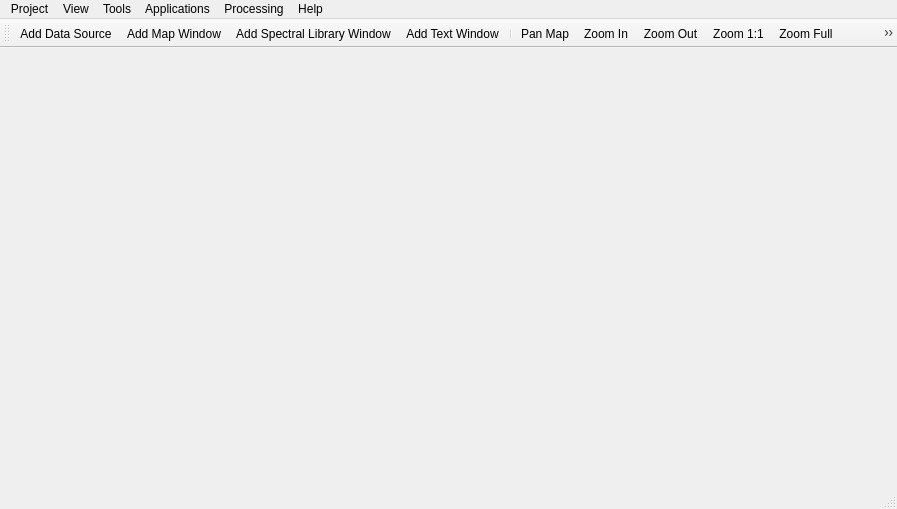
<?xml version="1.0" encoding="UTF-8"?>
<ui version="4.0">
 <class>MainWindow</class>
 <widget class="QMainWindow" name="MainWindow">
  <property name="geometry">
   <rect>
    <x>0</x>
    <y>0</y>
    <width>897</width>
    <height>509</height>
   </rect>
  </property>
  <property name="windowTitle">
   <string>EnMAP-Box</string>
  </property>
  <property name="windowIcon">
   <iconset resource="../../resources.qrc">
    <normaloff>:/enmapbox/gui/ui/icons/enmapbox.svg</normaloff>:/enmapbox/gui/ui/icons/enmapbox.svg</iconset>
  </property>
  <property name="dockOptions">
   <set>QMainWindow::AllowNestedDocks|QMainWindow::AllowTabbedDocks|QMainWindow::AnimatedDocks|QMainWindow::VerticalTabs</set>
  </property>
  <property name="unifiedTitleAndToolBarOnMac">
   <bool>true</bool>
  </property>
  <widget class="QWidget" name="centralwidget">
   <property name="acceptDrops">
    <bool>true</bool>
   </property>
   <property name="styleSheet">
    <string notr="true"/>
   </property>
   <layout class="QHBoxLayout" name="horizontalLayout">
    <property name="spacing">
     <number>2</number>
    </property>
    <property name="leftMargin">
     <number>2</number>
    </property>
    <property name="topMargin">
     <number>2</number>
    </property>
    <property name="rightMargin">
     <number>2</number>
    </property>
    <property name="bottomMargin">
     <number>2</number>
    </property>
    <item>
     <widget class="CentralFrame" name="centralFrame">
      <property name="acceptDrops">
       <bool>true</bool>
      </property>
      <property name="frameShape">
       <enum>QFrame::NoFrame</enum>
      </property>
      <property name="frameShadow">
       <enum>QFrame::Raised</enum>
      </property>
      <layout class="QVBoxLayout" name="verticalLayout">
       <property name="spacing">
        <number>2</number>
       </property>
       <property name="leftMargin">
        <number>0</number>
       </property>
       <property name="topMargin">
        <number>0</number>
       </property>
       <property name="rightMargin">
        <number>0</number>
       </property>
       <property name="bottomMargin">
        <number>0</number>
       </property>
       <item>
        <widget class="QgsMessageBar" name="messageBar">
         <property name="frameShape">
          <enum>QFrame::StyledPanel</enum>
         </property>
         <property name="frameShadow">
          <enum>QFrame::Raised</enum>
         </property>
        </widget>
       </item>
       <item>
        <widget class="DockArea" name="dockArea" native="true">
         <property name="sizePolicy">
          <sizepolicy hsizetype="Expanding" vsizetype="Expanding">
           <horstretch>0</horstretch>
           <verstretch>0</verstretch>
          </sizepolicy>
         </property>
        </widget>
       </item>
      </layout>
     </widget>
    </item>
   </layout>
  </widget>
  <widget class="QMenuBar" name="menubar">
   <property name="geometry">
    <rect>
     <x>0</x>
     <y>0</y>
     <width>897</width>
     <height>21</height>
    </rect>
   </property>
   <widget class="QMenu" name="menuAbout">
    <property name="title">
     <string>Help</string>
    </property>
    <addaction name="actionAbout"/>
    <addaction name="actionOpenOnlineDocumentation"/>
    <addaction name="actionOpenIssueReportPage"/>
    <addaction name="actionOpenProjectPage"/>
   </widget>
   <widget class="QMenu" name="menuFile">
    <property name="title">
     <string>Project</string>
    </property>
    <addaction name="actionAddDataSource"/>
    <addaction name="actionLoadExampleData"/>
    <addaction name="separator"/>
    <addaction name="actionProjectSettings"/>
    <addaction name="actionSaveProject"/>
    <addaction name="actionSaveProjectAs"/>
    <addaction name="separator"/>
    <addaction name="actionExit"/>
   </widget>
   <widget class="QMenu" name="menuView">
    <property name="title">
     <string>View</string>
    </property>
    <widget class="QMenu" name="menuPanels">
     <property name="title">
      <string>Panels</string>
     </property>
    </widget>
    <addaction name="actionPan"/>
    <addaction name="actionZoomIn"/>
    <addaction name="actionZoomOut"/>
    <addaction name="separator"/>
    <addaction name="actionZoomFullExtent"/>
    <addaction name="actionZoomPixelScale"/>
    <addaction name="separator"/>
    <addaction name="actionIdentify"/>
    <addaction name="actionMapLinking"/>
    <addaction name="separator"/>
    <addaction name="actionAddMapView"/>
    <addaction name="actionAddSpeclibView"/>
    <addaction name="actionAddTextView"/>
    <addaction name="actionAddMimeView"/>
    <addaction name="separator"/>
    <addaction name="menuPanels"/>
   </widget>
   <widget class="QMenu" name="menuTools">
    <property name="title">
     <string>Tools</string>
    </property>
   </widget>
   <widget class="QMenu" name="menuApplications">
    <property name="title">
     <string>Applications</string>
    </property>
   </widget>
   <widget class="QMenu" name="menuProcessing">
    <property name="title">
     <string>Processing</string>
    </property>
   </widget>
   <addaction name="menuFile"/>
   <addaction name="menuView"/>
   <addaction name="menuTools"/>
   <addaction name="menuApplications"/>
   <addaction name="menuProcessing"/>
   <addaction name="menuAbout"/>
  </widget>
  <widget class="QStatusBar" name="statusbar"/>
  <widget class="QToolBar" name="toolBar">
   <property name="windowTitle">
    <string>toolBar</string>
   </property>
   <property name="iconSize">
    <size>
     <width>28</width>
     <height>28</height>
    </size>
   </property>
   <property name="toolButtonStyle">
    <enum>Qt::ToolButtonIconOnly</enum>
   </property>
   <attribute name="toolBarArea">
    <enum>TopToolBarArea</enum>
   </attribute>
   <attribute name="toolBarBreak">
    <bool>false</bool>
   </attribute>
   <addaction name="actionAddDataSource"/>
   <addaction name="actionAddMapView"/>
   <addaction name="actionAddSpeclibView"/>
   <addaction name="actionAddTextView"/>
   <addaction name="separator"/>
   <addaction name="actionPan"/>
   <addaction name="actionZoomIn"/>
   <addaction name="actionZoomOut"/>
   <addaction name="actionZoomPixelScale"/>
   <addaction name="actionZoomFullExtent"/>
   <addaction name="actionIdentify"/>
   <addaction name="separator"/>
   <addaction name="optionIdentifyCursorLocation"/>
   <addaction name="optionIdentifyProfile"/>
   <addaction name="optionMoveCenter"/>
   <addaction name="separator"/>
  </widget>
  <action name="actionAddMapView">
   <property name="icon">
    <iconset resource="../../resources.qrc">
     <normaloff>:/enmapbox/gui/ui/icons/viewlist_mapdock.svg</normaloff>:/enmapbox/gui/ui/icons/viewlist_mapdock.svg</iconset>
   </property>
   <property name="text">
    <string>Add Map Window</string>
   </property>
   <property name="toolTip">
    <string>Open a map window</string>
   </property>
  </action>
  <action name="actionAddTextView">
   <property name="icon">
    <iconset resource="../../resources.qrc">
     <normaloff>:/enmapbox/gui/ui/icons/viewlist_textview.svg</normaloff>:/enmapbox/gui/ui/icons/viewlist_textview.svg</iconset>
   </property>
   <property name="text">
    <string>Add Text Window</string>
   </property>
   <property name="toolTip">
    <string>Open a text window</string>
   </property>
  </action>
  <action name="actionAddSpeclibView">
   <property name="icon">
    <iconset resource="../../resources.qrc">
     <normaloff>:/enmapbox/gui/ui/icons/viewlist_spectrumdock.svg</normaloff>:/enmapbox/gui/ui/icons/viewlist_spectrumdock.svg</iconset>
   </property>
   <property name="text">
    <string>Add Spectral Library Window</string>
   </property>
   <property name="toolTip">
    <string>Open a spectral library window</string>
   </property>
  </action>
  <action name="actionZoomIn">
   <property name="checkable">
    <bool>true</bool>
   </property>
   <property name="icon">
    <iconset resource="../../../../../QGIS/images/images.qrc">
     <normaloff>:/images/themes/default/mActionZoomIn.svg</normaloff>:/images/themes/default/mActionZoomIn.svg</iconset>
   </property>
   <property name="text">
    <string>Zoom In</string>
   </property>
   <property name="toolTip">
    <string>Zoom in</string>
   </property>
  </action>
  <action name="actionZoomOut">
   <property name="checkable">
    <bool>true</bool>
   </property>
   <property name="icon">
    <iconset resource="../../resources.qrc">
     <normaloff>:/enmapbox/gui/ui/icons/mActionZoomOut.svg</normaloff>:/enmapbox/gui/ui/icons/mActionZoomOut.svg</iconset>
   </property>
   <property name="text">
    <string>Zoom Out</string>
   </property>
   <property name="toolTip">
    <string>Zoom out</string>
   </property>
  </action>
  <action name="actionPan">
   <property name="checkable">
    <bool>true</bool>
   </property>
   <property name="icon">
    <iconset resource="../../resources.qrc">
     <normaloff>:/enmapbox/gui/ui/icons/mActionPan.svg</normaloff>:/enmapbox/gui/ui/icons/mActionPan.svg</iconset>
   </property>
   <property name="text">
    <string>Pan Map</string>
   </property>
  </action>
  <action name="actionIdentify">
   <property name="checkable">
    <bool>true</bool>
   </property>
   <property name="icon">
    <iconset resource="../../../site-packages/qps/qpsresources.qrc">
     <normaloff>:/qps/ui/icons/select_location.svg</normaloff>
     <normalon>:/enmapbox/icons/mActionIdentify.svg</normalon>:/qps/ui/icons/select_location.svg</iconset>
   </property>
   <property name="text">
    <string>Identify Pixels and Features</string>
   </property>
   <property name="toolTip">
    <string>identify</string>
   </property>
  </action>
  <action name="actionAddDataSource">
   <property name="icon">
    <iconset resource="../../resources.qrc">
     <normaloff>:/enmapbox/gui/ui/icons/add_datasource.svg</normaloff>:/enmapbox/gui/ui/icons/add_datasource.svg</iconset>
   </property>
   <property name="text">
    <string>Add Data Source</string>
   </property>
   <property name="toolTip">
    <string>Adds data sources, e.g. raster or vector files</string>
   </property>
  </action>
  <action name="actionZoomFullExtent">
   <property name="checkable">
    <bool>true</bool>
   </property>
   <property name="icon">
    <iconset resource="../../../../../QGIS/images/images.qrc">
     <normaloff>:/images/themes/default/mActionZoomFullExtent.svg</normaloff>:/images/themes/default/mActionZoomFullExtent.svg</iconset>
   </property>
   <property name="text">
    <string>Zoom Full</string>
   </property>
   <property name="toolTip">
    <string>Zoom to full extent</string>
   </property>
  </action>
  <action name="actionAddMimeView">
   <property name="icon">
    <iconset resource="../../resources.qrc">
     <normaloff>:/enmapbox/gui/ui/icons/viewlist_dock.svg</normaloff>:/enmapbox/gui/ui/icons/viewlist_dock.svg</iconset>
   </property>
   <property name="text">
    <string>Add MimeData Viewer (experimental)</string>
   </property>
  </action>
  <action name="actionZoomPixelScale">
   <property name="checkable">
    <bool>true</bool>
   </property>
   <property name="icon">
    <iconset resource="../../../../../QGIS/images/images.qrc">
     <normaloff>:/images/themes/default/mActionZoomActual.svg</normaloff>:/images/themes/default/mActionZoomActual.svg</iconset>
   </property>
   <property name="text">
    <string>Zoom 1:1</string>
   </property>
   <property name="toolTip">
    <string>Zoom to native resolution</string>
   </property>
  </action>
  <action name="actionAbout">
   <property name="icon">
    <iconset resource="../../resources.qrc">
     <normaloff>:/enmapbox/gui/ui/icons/metadata.svg</normaloff>:/enmapbox/gui/ui/icons/metadata.svg</iconset>
   </property>
   <property name="text">
    <string>About</string>
   </property>
  </action>
  <action name="optionIdentifyCursorLocation">
   <property name="checkable">
    <bool>true</bool>
   </property>
   <property name="checked">
    <bool>true</bool>
   </property>
   <property name="icon">
    <iconset resource="../../../../../QGIS/images/images.qrc">
     <normaloff>:/images/themes/default/mActionPropertiesWidget.svg</normaloff>:/images/themes/default/mActionPropertiesWidget.svg</iconset>
   </property>
   <property name="text">
    <string>CLV</string>
   </property>
   <property name="toolTip">
    <string>Identify cursor location values</string>
   </property>
  </action>
  <action name="actionProjectSettings">
   <property name="icon">
    <iconset resource="../../../../../QGIS/images/images.qrc">
     <normaloff>:/images/themes/default/propertyicons/settings.svg</normaloff>:/images/themes/default/propertyicons/settings.svg</iconset>
   </property>
   <property name="text">
    <string>Project Settings</string>
   </property>
   <property name="toolTip">
    <string>Show project settings</string>
   </property>
  </action>
  <action name="actionExit">
   <property name="icon">
    <iconset resource="../../../../../QGIS/images/images.qrc">
     <normaloff>:/images/themes/default/mIconClose.svg</normaloff>:/images/themes/default/mIconClose.svg</iconset>
   </property>
   <property name="text">
    <string>Exit EnMAP-Box</string>
   </property>
  </action>
  <action name="actionPanToSelected">
   <property name="icon">
    <iconset resource="../../../../../QGIS/images/images.qrc">
     <normaloff>:/images/themes/default/mActionPan.svg</normaloff>:/images/themes/default/mActionPan.svg</iconset>
   </property>
   <property name="text">
    <string>PanToSelected</string>
   </property>
  </action>
  <action name="actionPasteLayerStyle">
   <property name="icon">
    <iconset resource="../../resources.qrc">
     <normaloff>:/enmapbox/gui/ui/icons/mActionEditPaste.svg</normaloff>:/enmapbox/gui/ui/icons/mActionEditPaste.svg</iconset>
   </property>
   <property name="text">
    <string>Paste Laye rStyle</string>
   </property>
  </action>
  <action name="actionProjectProperties">
   <property name="icon">
    <iconset resource="../../resources.qrc">
     <normaloff>:/enmapbox/gui/ui/icons/settings.svg</normaloff>:/enmapbox/gui/ui/icons/settings.svg</iconset>
   </property>
   <property name="text">
    <string>Project Properties</string>
   </property>
   <property name="toolTip">
    <string>Project Properties</string>
   </property>
  </action>
  <action name="actionQgisHomePage">
   <property name="icon">
    <iconset resource="../../resources.qrc">
     <normaloff>:/enmapbox/gui/ui/icons/qgis_icon.svg</normaloff>:/enmapbox/gui/ui/icons/qgis_icon.svg</iconset>
   </property>
   <property name="text">
    <string>QgisHomePage</string>
   </property>
  </action>
  <action name="actionEnMAPBoxHomePage">
   <property name="icon">
    <iconset resource="../../resources.qrc">
     <normaloff>:/enmapbox/gui/ui/icons/enmapbox.svg</normaloff>:/enmapbox/gui/ui/icons/enmapbox.svg</iconset>
   </property>
   <property name="text">
    <string>EnMAP-Box Home Page</string>
   </property>
  </action>
  <action name="actionSaveProject">
   <property name="icon">
    <iconset resource="../../resources.qrc">
     <normaloff>:/enmapbox/gui/ui/icons/mActionFileSave.svg</normaloff>:/enmapbox/gui/ui/icons/mActionFileSave.svg</iconset>
   </property>
   <property name="text">
    <string>Save Project</string>
   </property>
  </action>
  <action name="actionAddWebView">
   <property name="icon">
    <iconset resource="../../resources.qrc">
     <normaloff>:/enmapbox/gui/ui/icons/viewlist_dock.svg</normaloff>:/enmapbox/gui/ui/icons/viewlist_dock.svg</iconset>
   </property>
   <property name="text">
    <string>Add Web View</string>
   </property>
   <property name="toolTip">
    <string>Opens WebViewDock to show HTML pages</string>
   </property>
  </action>
  <action name="optionMoveCenter">
   <property name="checkable">
    <bool>true</bool>
   </property>
   <property name="icon">
    <iconset resource="../../../site-packages/qps/qpsresources.qrc">
     <normaloff>:/qps/ui/icons/pan_center.svg</normaloff>:/qps/ui/icons/pan_center.svg</iconset>
   </property>
   <property name="text">
    <string>Move to Point</string>
   </property>
   <property name="toolTip">
    <string>Center map on clicked locations</string>
   </property>
  </action>
  <action name="actionLoadExampleData">
   <property name="text">
    <string>Load Example Data</string>
   </property>
  </action>
  <action name="actionSaveProjectAs">
   <property name="icon">
    <iconset resource="../../../../../QGIS/images/images.qrc">
     <normaloff>:/images/themes/default/mActionFileSaveAs.svg</normaloff>:/images/themes/default/mActionFileSaveAs.svg</iconset>
   </property>
   <property name="text">
    <string>Save Projects as</string>
   </property>
   <property name="toolTip">
    <string>Save the project to a new file</string>
   </property>
  </action>
  <action name="actionOpenIssueReportPage">
   <property name="text">
    <string>Report Issues</string>
   </property>
   <property name="toolTip">
    <string>Report an issue to the EnMAP-Box project (feature requests, bugs, ...)</string>
   </property>
  </action>
  <action name="actionOpenProjectPage">
   <property name="text">
    <string>Project Repository</string>
   </property>
  </action>
  <action name="actionMapLinking">
   <property name="icon">
    <iconset resource="../../resources.qrc">
     <normaloff>:/enmapbox/gui/ui/icons/link_basic.svg</normaloff>:/enmapbox/gui/ui/icons/link_basic.svg</iconset>
   </property>
   <property name="text">
    <string>Set map linking</string>
   </property>
   <property name="toolTip">
    <string>Opens a dialog to specify the linking between different maps</string>
   </property>
  </action>
  <action name="actionOpenOnlineDocumentation">
   <property name="text">
    <string>Online Documentation</string>
   </property>
  </action>
  <action name="optionIdentifyProfile">
   <property name="checkable">
    <bool>true</bool>
   </property>
   <property name="icon">
    <iconset resource="../../../site-packages/qps/qpsresources.qrc">
     <normaloff>:/qps/ui/icons/profile.svg</normaloff>:/qps/ui/icons/profile.svg</iconset>
   </property>
   <property name="text">
    <string>RP</string>
   </property>
   <property name="toolTip">
    <string>Identify raster profiles to be shown in a Spectral Library.</string>
   </property>
  </action>
 </widget>
 <customwidgets>
  <customwidget>
   <class>DockArea</class>
   <extends>QWidget</extends>
   <header>enmapbox.gui.docks</header>
   <container>1</container>
  </customwidget>
  <customwidget>
   <class>QgsMessageBar</class>
   <extends>QFrame</extends>
   <header>qgis.gui</header>
   <container>1</container>
  </customwidget>
  <customwidget>
   <class>CentralFrame</class>
   <extends>QFrame</extends>
   <header>enmapbox.gui.enmapboxgui</header>
   <container>1</container>
  </customwidget>
 </customwidgets>
 <resources>
  <include location="../../../../../QGIS/images/images.qrc"/>
  <include location="../../resources.qrc"/>
  <include location="../../../site-packages/qps/qpsresources.qrc"/>
 </resources>
 <connections/>
</ui>
